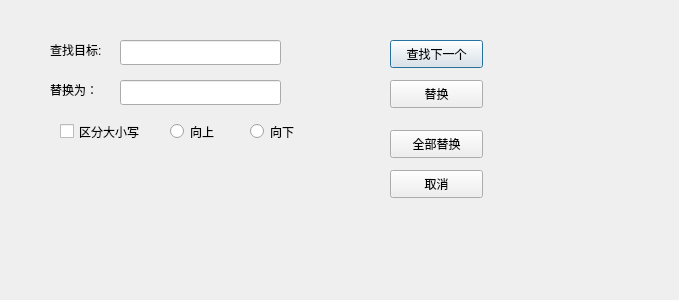
<?xml version="1.0" encoding="UTF-8"?>
<ui version="4.0">
 <class>ReplaceDialog</class>
 <widget class="QDialog" name="ReplaceDialog">
  <property name="geometry">
   <rect>
    <x>0</x>
    <y>0</y>
    <width>679</width>
    <height>300</height>
   </rect>
  </property>
  <property name="windowTitle">
   <string>Dialog</string>
  </property>
  <widget class="QPushButton" name="btFind">
   <property name="geometry">
    <rect>
     <x>390</x>
     <y>40</y>
     <width>93</width>
     <height>28</height>
    </rect>
   </property>
   <property name="text">
    <string>查找下一个</string>
   </property>
  </widget>
  <widget class="QLabel" name="label">
   <property name="geometry">
    <rect>
     <x>50</x>
     <y>40</y>
     <width>91</width>
     <height>19</height>
    </rect>
   </property>
   <property name="text">
    <string>查找目标:</string>
   </property>
  </widget>
  <widget class="QRadioButton" name="rbDown">
   <property name="geometry">
    <rect>
     <x>250</x>
     <y>120</y>
     <width>118</width>
     <height>23</height>
    </rect>
   </property>
   <property name="text">
    <string>向下</string>
   </property>
  </widget>
  <widget class="QCheckBox" name="checkCase">
   <property name="geometry">
    <rect>
     <x>60</x>
     <y>120</y>
     <width>98</width>
     <height>23</height>
    </rect>
   </property>
   <property name="text">
    <string>区分大小写</string>
   </property>
  </widget>
  <widget class="QRadioButton" name="rbUp">
   <property name="geometry">
    <rect>
     <x>170</x>
     <y>120</y>
     <width>118</width>
     <height>23</height>
    </rect>
   </property>
   <property name="text">
    <string>向上</string>
   </property>
  </widget>
  <widget class="QLineEdit" name="findText">
   <property name="geometry">
    <rect>
     <x>120</x>
     <y>40</y>
     <width>161</width>
     <height>25</height>
    </rect>
   </property>
   <property name="text">
    <string/>
   </property>
  </widget>
  <widget class="QPushButton" name="btReplace">
   <property name="geometry">
    <rect>
     <x>390</x>
     <y>80</y>
     <width>93</width>
     <height>28</height>
    </rect>
   </property>
   <property name="text">
    <string>替换</string>
   </property>
  </widget>
  <widget class="QLabel" name="label_2">
   <property name="geometry">
    <rect>
     <x>50</x>
     <y>80</y>
     <width>91</width>
     <height>19</height>
    </rect>
   </property>
   <property name="text">
    <string>替换为：</string>
   </property>
  </widget>
  <widget class="QLineEdit" name="replaceText">
   <property name="geometry">
    <rect>
     <x>120</x>
     <y>80</y>
     <width>161</width>
     <height>25</height>
    </rect>
   </property>
   <property name="text">
    <string/>
   </property>
  </widget>
  <widget class="QPushButton" name="btReplaceAll">
   <property name="geometry">
    <rect>
     <x>390</x>
     <y>130</y>
     <width>93</width>
     <height>28</height>
    </rect>
   </property>
   <property name="text">
    <string>全部替换</string>
   </property>
  </widget>
  <widget class="QPushButton" name="btCancel">
   <property name="geometry">
    <rect>
     <x>390</x>
     <y>170</y>
     <width>93</width>
     <height>28</height>
    </rect>
   </property>
   <property name="text">
    <string>取消</string>
   </property>
  </widget>
 </widget>
 <resources/>
 <connections/>
</ui>
